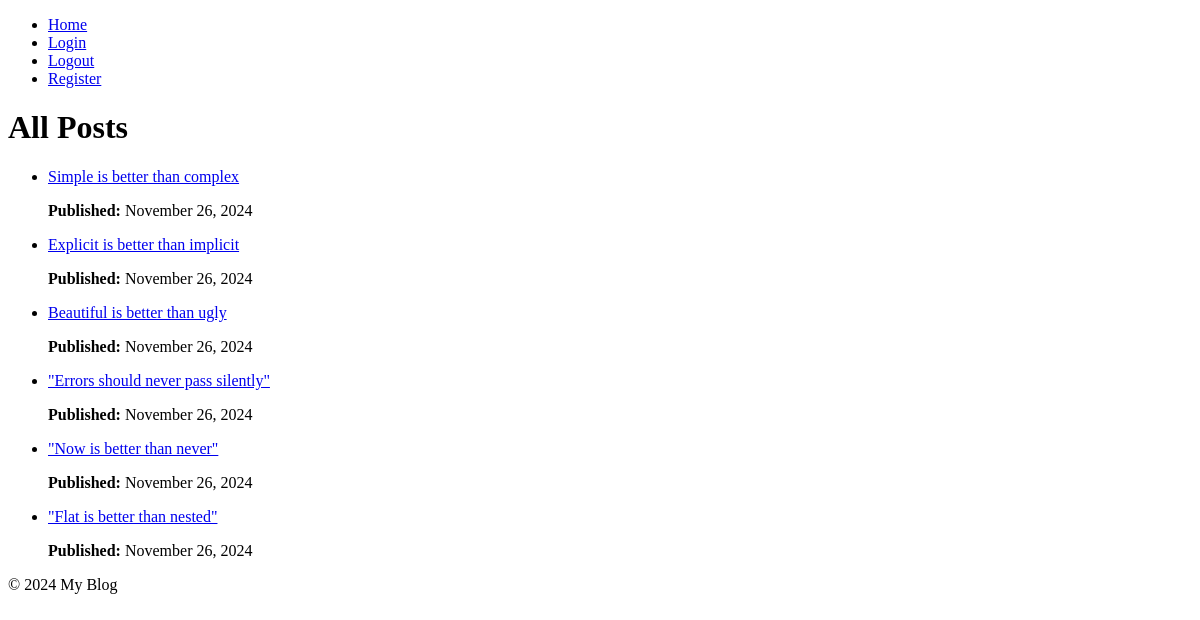
Page /blog/posts/ on the committed database.
### blog/models.py (models this page shows, shortened)
class Post(models.Model):
    title = models.CharField(max_length=200)
    body = models.TextField()
    created_at = models.DateTimeField(auto_now_add=True)
    updated_at = models.DateTimeField(auto_now=True)
    author = models.ForeignKey(User, on_delete=models.CASCADE)

### blog/views.py (the view)
# urls.py: path('posts/', views.posts_view, name='posts'),
def posts_view(request):
    posts = Post.objects.all()  # Fetch all posts from the database
    return render(request, 'blog/posts.html', {'posts': posts})

### blog/templates/blog/posts.html (shortened to what this page needs)
{% extends 'base.html' %}
{% block content %}
  <h1>All Posts</h1>
  {% if posts %}
    <ul>
      {% for post in posts %}
        <li>
          <a href="{% url 'post_detail' post.id %}">{{ post.title }}</a>
          <p><strong>Published:</strong> {{ post.created_at|date:"F j, Y" }}</p>
        </li>
      {% endfor %}
    </ul>
  {% else %}
    <p>No posts available.</p>
  {% endif %}
{% endblock %}

### templates/base.html (shortened to what this page needs)
{% load static %}
<!DOCTYPE html>
<html lang="en">
<head>
    <link rel="stylesheet" href="{% static 'css/style.css' %}">
</head>
<body>
    <header>
        <nav>
            <ul>
                <li><a href="/">Home</a></li>
                <li><a href="/users/login/">Login</a></li>
                <li><a href="/users/logout/">Logout</a></li>
                <li><a href="/register/">Register</a></li>
            </ul>
        </nav>
    </header>
    <main>
        {% block content %}
        {% endblock %}
    </main>
    <footer>
        <p>&copy; 2024 My Blog</p>
    </footer>
</body>
</html>

### rows in the picture
Post: title "Simple is better than complex", created_at "November 26, 2024"
Post: title "Explicit is better than implicit", created_at "November 26, 2024"
Post: title "Beautiful is better than ugly", created_at "November 26, 2024"
Post: title "\"Errors should never pass silently\"", created_at "November 26, 2024"
Post: title "\"Now is better than never\"", created_at "November 26, 2024"
Post: title "\"Flat is better than nested\"", created_at "November 26, 2024"
